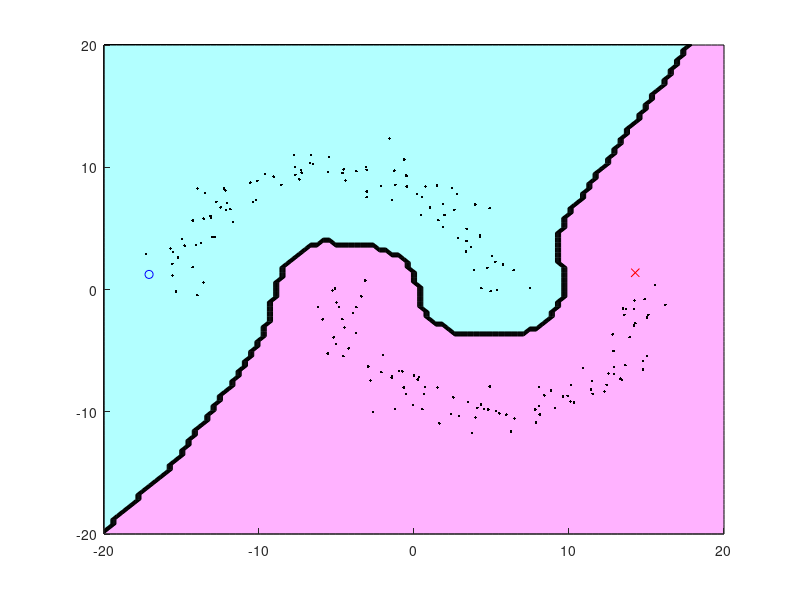

Write MATLAB code to recreate this figure.
n=200; a=linspace(0,pi,n/2);
u=-10*[cos(a)+0.5 cos(a)-0.5]'+randn(n,1);
v=10*[sin(a) -sin(a)]'+randn(n,1);
x=[u v]; y=zeros(n,1); y(1)=1; y(n)=-1;
x2=sum(x.^2,2); hh=2*1^2;
k=exp(-(repmat(x2,1,n)+repmat(x2',n,1)-2*x*x')/hh); w=k;
t=(k^2+1*eye(n)+10*k*(diag(sum(w))-w)*k)\(k*y);

m=100; X=linspace(-20,20,m)'; X2=X.^2;
U=exp(-(repmat(u.^2,1,m)+repmat(X2',n,1)-2*u*X')/hh);
V=exp(-(repmat(v.^2,1,m)+repmat(X2',n,1)-2*v*X')/hh);
figure(1); clf; hold on; axis([-20 20 -20 20]);
colormap([1 0.7 1; 0.7 1 1]) ;
contourf(X,X,sign(V'*(U.*repmat(t,1,m))));
plot(x(y==1,1),x(y==1,2 ),'bo');
plot(x(y==-1,1),x(y==-1,2),'rx');
plot(x(y==0,1),x(y==0,2),'k.');